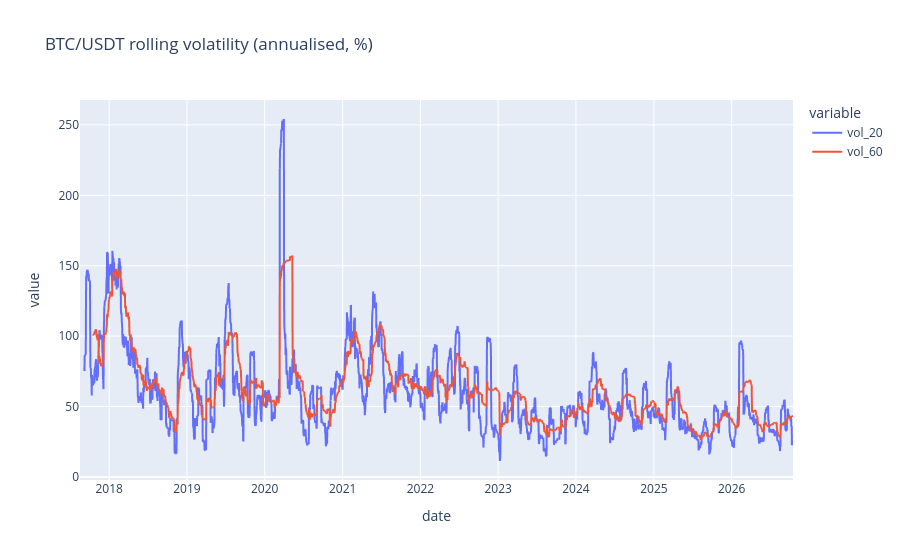

The code cell stored with this chart in its notebook:
### Code cell
vol_annual = df[["vol_20", "vol_60"]] * np.sqrt(365) * 100
fig = px.line(vol_annual, title="BTC/USDT rolling volatility (annualised, %)")
fig.show()

### Figure 1 — Plotly figure (JSON) as saved in the notebook; plotly's stock layout.template omitted (floating-point values rounded to 4 significant figures; data arrays with more than 128 entries replaced by an {"elided": "..."} marker saying what was removed)
{"data": [{"hovertemplate": "variable=vol_20<br>date=%{x}<br>value=%{y}<extra></extra>", "legendgroup": "vol_20", "line": {"color": "#636efa", "dash": "solid"}, "marker": {"symbol": "circle"}, "mode": "lines", "name": "vol_20", "showlegend": true, "type": "scattergl", "x": {"elided": "3348 str values"}, "xaxis": "x", "y": {"elided": "3348 float values"}, "yaxis": "y"}, {"hovertemplate": "variable=vol_60<br>date=%{x}<br>value=%{y}<extra></extra>", "legendgroup": "vol_60", "line": {"color": "#EF553B", "dash": "solid"}, "marker": {"symbol": "circle"}, "mode": "lines", "name": "vol_60", "showlegend": true, "type": "scattergl", "x": {"elided": "3348 str values"}, "xaxis": "x", "y": {"elided": "3348 float values"}, "yaxis": "y"}], "layout": {"legend": {"title": {"text": "variable"}, "tracegroupgap": 0}, "title": {"text": "BTC/USDT rolling volatility (annualised, %)"}, "xaxis": {"anchor": "y", "domain": [0, 1], "title": {"text": "date"}}, "yaxis": {"anchor": "x", "domain": [0, 1], "title": {"text": "value"}}}}
